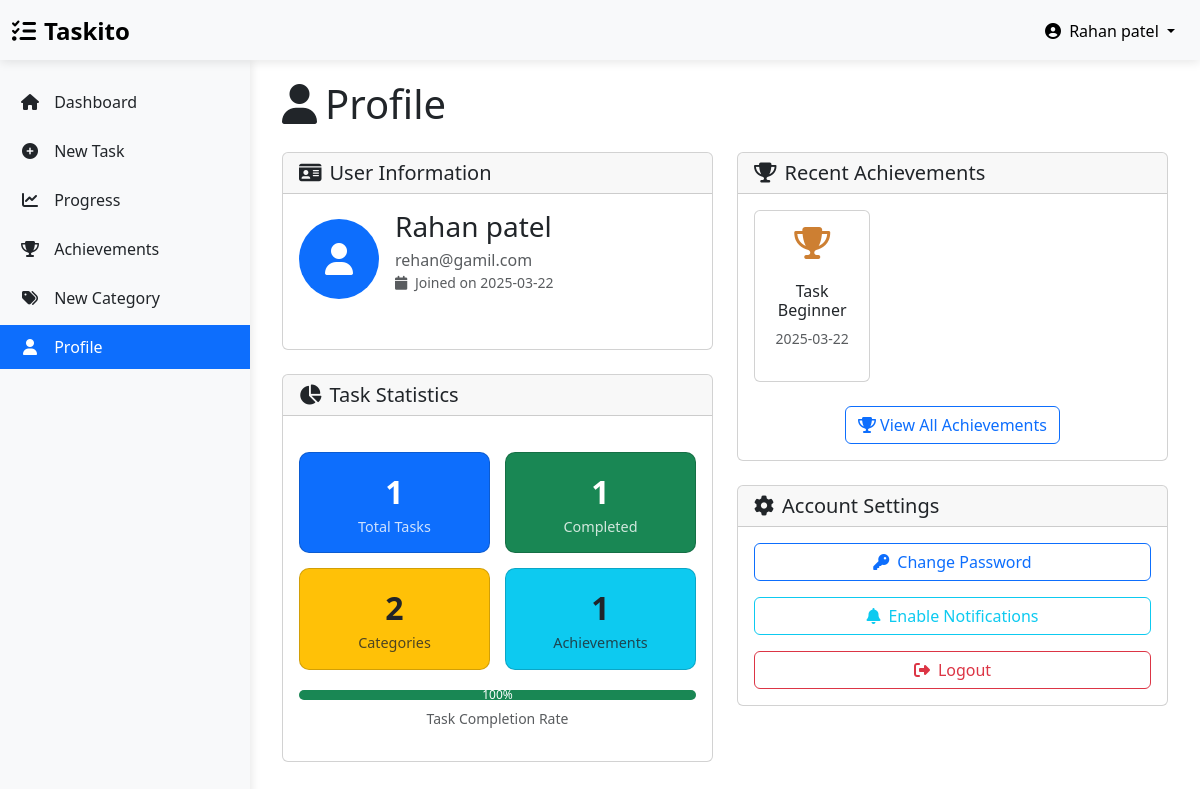
The page /profile (signed in) on the database its author committed.
### models.py (models this page shows, shortened)
class User(UserMixin, db.Model):
    id = db.Column(db.Integer, primary_key=True)
    username = db.Column(db.String(64), index=True, nullable=False)
    email = db.Column(db.String(120), index=True, unique=True, nullable=False)
    password_hash = db.Column(db.String(256), nullable=False)
    joined_at = db.Column(db.DateTime, default=datetime.utcnow)
    tasks = db.relationship('Task', backref='user', lazy='dynamic', cascade='all, delete-orphan')
    categories = db.relationship('Category', backref='user', lazy='dynamic', cascade='all, delete-orphan')
    achievements = db.relationship('Achievement', backref='user', lazy='dynamic', cascade='all, delete-orphan')

class Achievement(db.Model):
    id = db.Column(db.Integer, primary_key=True)
    name = db.Column(db.String(100), nullable=False)
    description = db.Column(db.Text, nullable=False)
    trophy_level = db.Column(db.Integer, default=1)  # 1 (Bronze), 2 (Silver), 3 (Gold)
    earned_at = db.Column(db.DateTime, default=datetime.utcnow)
    user_id = db.Column(db.Integer, db.ForeignKey('user.id'), nullable=False)

### routes.py (the view)
@app.route('/profile')
@login_required
def profile():
    tasks_count = Task.query.filter_by(user_id=current_user.id).count()
    completed_count = Task.query.filter_by(
        user_id=current_user.id,
        is_completed=True
    ).count()
    achievements_count = Achievement.query.filter_by(user_id=current_user.id).count()
    categories_count = Category.query.filter_by(user_id=current_user.id).count()
    recent_achievements = Achievement.query.filter_by(user_id=current_user.id).order_by(Achievement.earned_at.desc()).limit(3).all()
    return render_template(
        'profile.html',
        title='Profile',
        tasks_count=tasks_count,
        completed_count=completed_count,
        achievements_count=achievements_count,
        categories_count=categories_count,
        Achievement=Achievement,
        recent_achievements=recent_achievements
    )

### app.py (called while the page is built)
    @login_manager.user_loader
    def load_user(user_id):
        return User.query.get(int(user_id))

### templates/profile.html (shortened to what this page needs)
{% extends "base.html" %}
{% block content %}
<div class="container-fluid">
    <h1 class="mb-4">
        <i class="fas fa-user me-2"></i>Profile
    </h1>
    <div class="row">
        <div class="col-lg-6">
            <div class="card mb-4">
                <div class="card-header">
                    <h5 class="card-title mb-0">
                        <i class="fas fa-id-card me-2"></i>User Information
                    </h5>
                </div>
                <div class="card-body">
                    <div class="d-flex align-items-center mb-4">
                        <div class="bg-primary rounded-circle d-flex justify-content-center align-items-center me-3"
                             style="width: 80px; height: 80px;">
                            <i class="fas fa-user" style="font-size: 2rem; color: white;"></i>
                        </div>
                        <div>
                            <h3 class="mb-1">{{ current_user.username }}</h3>
                            <p class="text-muted mb-0">{{ current_user.email }}</p>
                            <p class="small text-muted">
                                <i class="fas fa-calendar me-1"></i>
                                Joined on {{ current_user.joined_at.strftime('%Y-%m-%d') }}
                            </p>
                        </div>
                    </div>
                </div>
            </div>
            <div class="card mb-4">
                <div class="card-header">
                    <h5 class="card-title mb-0">
                        <i class="fas fa-chart-pie me-2"></i>Task Statistics
                    </h5>
                </div>
                <div class="card-body">
                    <div class="profile-stats">
                        <div class="card profile-stat-card bg-primary text-white">
                            <span class="profile-stat-value">{{ tasks_count }}</span>
                            <span class="profile-stat-label">Total Tasks</span>
                        </div>
                        <div class="card profile-stat-card bg-success text-white">
                            <span class="profile-stat-value">{{ completed_count }}</span>
                            <span class="profile-stat-label">Completed</span>
                        </div>
                        <div class="card profile-stat-card bg-warning text-dark">
                            <span class="profile-stat-value">{{ categories_count }}</span>
                            <span class="profile-stat-label">Categories</span>
                        </div>
                        <div class="card profile-stat-card bg-info text-dark">
                            <span class="profile-stat-value">{{ achievements_count }}</span>
                            <span class="profile-stat-label">Achievements</span>
                        </div>
                    </div>
                    {% if tasks_count > 0 %}
                    <div class="mt-3">
                        <div class="progress mb-2">
                            <div class="progress-bar bg-success" role="progressbar"
                                 style="width: {{ (completed_count / tasks_count) * 100 }}%"
                                 aria-valuenow="{{ (completed_count / tasks_count) * 100 }}"
                                 aria-valuemin="0" aria-valuemax="100">
                                {{ ((completed_count / tasks_count) * 100)|int }}%
                            </div>
                        </div>
                        <p class="text-muted small text-center">
                            Task Completion Rate
                        </p>
                    </div>
                    {% endif %}
                </div>
            </div>
        </div>
        <div class="col-lg-6">
            <div class="card mb-4">
                <div class="card-header">
                    <h5 class="card-title mb-0">
                        <i class="fas fa-trophy me-2"></i>Recent Achievements
                    </h5>
                </div>
                <div class="card-body">
                    {% if recent_achievements %}
                    <div class="row">
                        {% for achievement in recent_achievements %}
                        <div class="col-md-4 mb-3">
                            <div class="card trophy-card">
                                <div class="card-body text-center">
                                    <i class="fa fa-trophy trophy-icon
                                        {% if achievement.trophy_level == 1 %}trophy-bronze
                                        {% elif achievement.trophy_level == 2 %}trophy-silver
                                        {% elif achievement.trophy_level == 3 %}trophy-gold{% endif %}"
                                       style="font-size: 2rem;"></i>
                                    <h6 class="mt-2">{{ achievement.name }}</h6>
                                    <p class="small text-muted">
                                        {{ achievement.earned_at.strftime('%Y-%m-%d') }}
                                    </p>
                                </div>
                            </div>
                        </div>
                        {% endfor %}
                    </div>
                    <div class="text-center mt-2">
                        <a href="{{ url_for('achievements') }}" class="btn btn-outline-primary">
                            <i class="fas fa-trophy me-1"></i>View All Achievements
                        </a>
                    </div>
                    {% endif %}
                </div>
            </div>
            <div class="card">
                <div class="card-header">
                    <h5 class="card-title mb-0">
                        <i class="fas fa-cog me-2"></i>Account Settings
                    </h5>
                </div>
                <div class="card-body">
                    <div class="d-grid gap-3">
                        <a href="#" class="btn btn-outline-primary" disabled>
                            <i class="fas fa-key me-2"></i>Change Password
                        </a>
                        <button id="request-notifications" class="btn btn-outline-info">
                            <i class="fas fa-bell me-2"></i>Enable Notifications
                        </button>
                        <a href="{{ url_for('logout') }}" class="btn btn-outline-danger">
                            <i class="fas fa-sign-out-alt me-2"></i>Logout
                        </a>
                    </div>
                </div>
            </div>
        </div>
    </div>
</div>
{% endblock %}

### templates/base.html (shortened to what this page needs)
<!DOCTYPE html>
<html lang="en" data-bs-theme="light">
<head>
    <link rel="stylesheet" href="https://cdn.jsdelivr.net/npm/bootstrap@5.3.0/dist/css/bootstrap.min.css">
    <link rel="stylesheet" href="https://cdnjs.cloudflare.com/ajax/libs/font-awesome/6.4.0/css/all.min.css">
    <link rel="stylesheet" href="{{ url_for('static', filename='css/custom.css') }}">
    <link rel="stylesheet" href="{{ url_for('static', filename='css/mobile.css') }}">
</head>
<body>
    {% if current_user.is_authenticated %}
    <header class="app-header navbar navbar-light bg-light">
        <div class="container-fluid">
            <a class="navbar-brand app-logo" href="{{ url_for('dashboard') }}">
                <i class="fas fa-tasks me-2"></i>Taskito
            </a>
            <div class="d-flex">
                <div class="dropdown">
                    <button class="btn btn-light dropdown-toggle" type="button" id="userMenu"
                            data-bs-toggle="dropdown" aria-expanded="false">
                        <i class="fas fa-user-circle me-1"></i>
                        {{ current_user.username }}
                    </button>
                </div>
            </div>
        </div>
    </header>
    <div class="main-container">
        <aside id="sidebar" class="sidebar bg-light">
            <ul class="nav flex-column text-dark">
                <li class="nav-item">
                    <a class="nav-link {% if request.endpoint == 'dashboard' %}active{% endif %}"
                       href="{{ url_for('dashboard') }}">
                        <i class="fas fa-home"></i> Dashboard
                    </a>
                </li>
                <li class="nav-item">
                    <a class="nav-link {% if request.endpoint == 'new_task' %}active{% endif %}"
                       href="{{ url_for('new_task') }}">
                        <i class="fas fa-plus-circle"></i> New Task
                    </a>
                </li>
                <li class="nav-item">
                    <a class="nav-link {% if request.endpoint == 'progress' %}active{% endif %}"
                       href="{{ url_for('progress') }}">
                        <i class="fas fa-chart-line"></i> Progress
                    </a>
                </li>
                <li class="nav-item">
                    <a class="nav-link {% if request.endpoint == 'achievements' %}active{% endif %}"
                       href="{{ url_for('achievements') }}">
                        <i class="fas fa-trophy"></i> Achievements
                    </a>
                </li>
                <li class="nav-item">
                    <a class="nav-link {% if request.endpoint == 'new_category' %}active{% endif %}"
                       href="{{ url_for('new_category') }}">
                        <i class="fas fa-tags"></i> New Category
                    </a>
                </li>
                <li class="nav-item">
                    <a class="nav-link {% if request.endpoint == 'profile' %}active{% endif %}"
                       href="{{ url_for('profile') }}">
                        <i class="fas fa-user"></i> Profile
                    </a>
                </li>
            </ul>
        </aside>
        <main class="content-area" style="margin-left: var(--sidebar-width);">
            {% block content %}{% endblock %}
        </main>
    </div>
    {% endif %}
</body>
</html>

### static/css/custom.css (style rules this page uses)
:root { --sidebar-width: 250px; --header-height: 60px; }
body { min-height: 100vh; display: flex; flex-direction: column; }
.main-container { display: flex; flex: 1; }
.content-area { flex: 1; padding: 20px; transition: margin-left 0.3s; }
.sidebar { width: var(--sidebar-width); position: fixed; height: calc(100vh - var(--header-height)); top: var(--header-height); left: 0; z-index: 100; padding: 20px 0; box-shadow: 1px 0 10px rgba(0, 0, 0, 0.1); transition: all 0.3s; overflow-y: auto; }
.sidebar .nav-link { padding: 10px 20px; color: var(--bs-dark); border-radius: 0; margin-bottom: 5px; }
.sidebar .nav-link.active { background-color: var(--bs-primary); color: white; }
.sidebar .nav-link i { margin-right: 10px; width: 20px; text-align: center; }
.app-header { height: var(--header-height); box-shadow: 0 2px 10px rgba(0, 0, 0, 0.1); z-index: 1000; }
.app-logo { font-size: 1.5rem; font-weight: bold; }
.progress { height: 10px; border-radius: 5px; }
.trophy-card { text-align: center; transition: transform 0.2s; }
.trophy-bronze { color: #CD7F32; }
.trophy-icon { font-size: 2.5rem; margin-bottom: 15px; }
.profile-stats { display: grid; grid-template-columns: repeat(auto-fit, minmax(150px, 1fr)); gap: 15px; margin: 20px 0; }
.profile-stat-card { padding: 15px; text-align: center; border-radius: 10px; }
.profile-stat-value { font-size: 2rem; font-weight: bold; }
.profile-stat-label { font-size: 0.9rem; opacity: 0.8; }

### rows shown on the page
User: username "Rahan patel", email "rehan@gamil.com", joined_at "2025-03-22"
Achievement: trophy_level 1 (drawn), name "Task Beginner", earned_at "2025-03-22"

### other values the page prints
{{ tasks_count }} "1"
{{ completed_count }} "1"
{{ categories_count }} "2"
{{ achievements_count }} "1"
{{ ((completed_count / tasks_count) * 100)|int }} "100"
